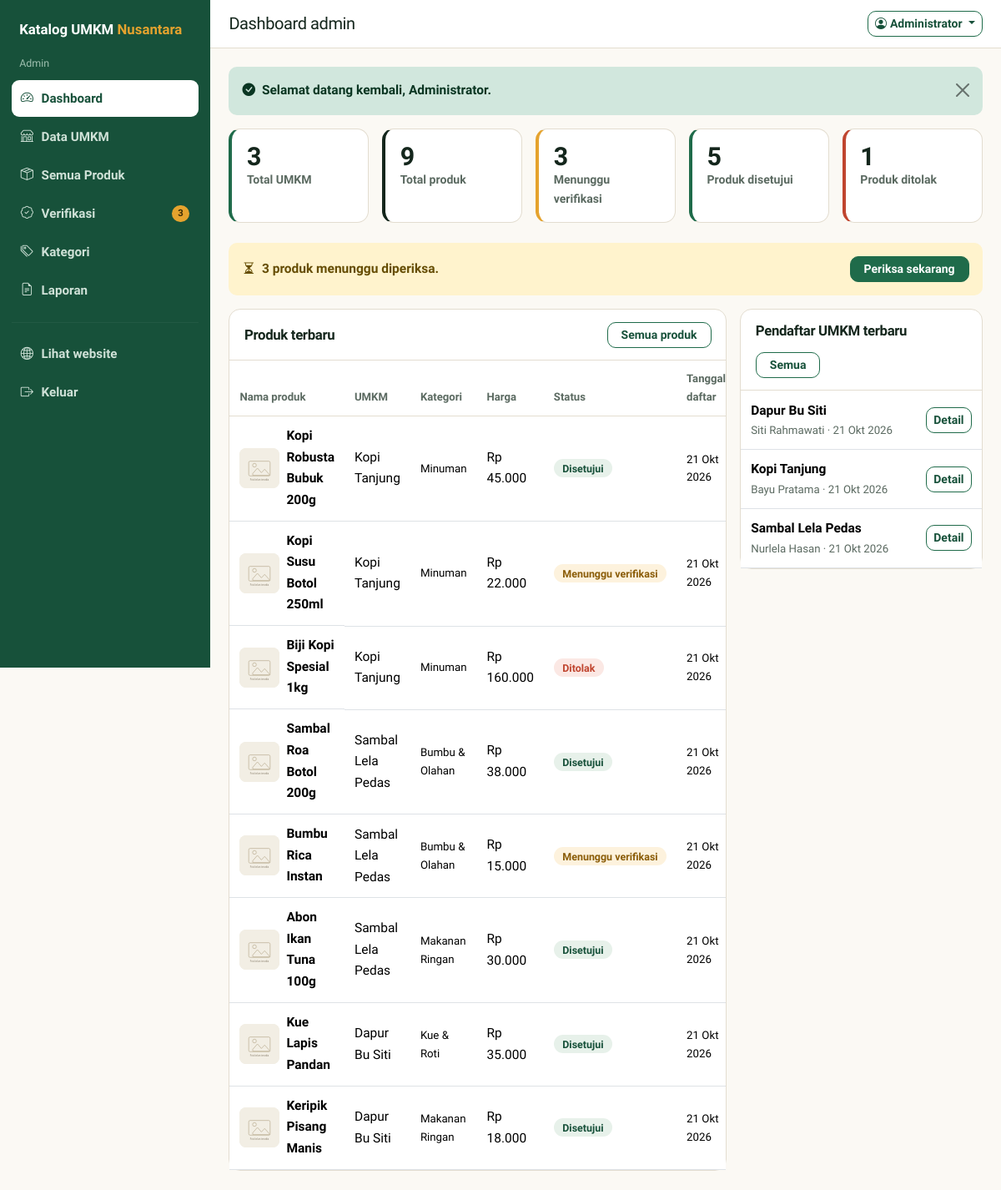
/admin/index.php (signed in), run on the app's committed database.
### tables this page shows
CREATE TABLE `products` (
  `id`               INT AUTO_INCREMENT PRIMARY KEY,
  `umkm_id`          INT NOT NULL,
  `category_id`      INT NULL,
  `nama_produk`      VARCHAR(150) NOT NULL,
  `deskripsi`        TEXT NULL,
  `harga`            DECIMAL(12,2) NOT NULL DEFAULT 0,
  `stok`             INT NOT NULL DEFAULT 0,
  `no_wa`            VARCHAR(20) NULL,            
  `foto_produk`      VARCHAR(255) NULL,
  `status`           ENUM('menunggu','disetujui','ditolak') NOT NULL DEFAULT 'menunggu',
  `alasan_penolakan` TEXT NULL,
  `created_at`       TIMESTAMP NOT NULL DEFAULT CURRENT_TIMESTAMP,
  `updated_at`       TIMESTAMP NOT NULL DEFAULT CURRENT_TIMESTAMP ON UPDATE CURRENT_TIMESTAMP,
  KEY `idx_produk_status` (`status`),
  KEY `idx_produk_umkm` (`umkm_id`),
  KEY `idx_produk_kategori` (`category_id`),
  CONSTRAINT `fk_produk_umkm` FOREIGN KEY (`umkm_id`) REFERENCES `umkm` (`id`) ON DELETE CASCADE,
  CONSTRAINT `fk_produk_kategori` FOREIGN KEY (`category_id`) REFERENCES `categories` (`id`) ON DELETE SET NULL
);

CREATE TABLE `umkm` (
  `id`           INT AUTO_INCREMENT PRIMARY KEY,
  `user_id`      INT NOT NULL,
  `nama_usaha`   VARCHAR(150) NOT NULL,
  `nama_pemilik` VARCHAR(100) NOT NULL,
  `alamat`       TEXT NULL,
  `no_telepon`   VARCHAR(20) NOT NULL,
  `deskripsi`    TEXT NULL,
  `foto_umkm`    VARCHAR(255) NULL,
  `status`       ENUM('menunggu','disetujui','ditolak') NOT NULL DEFAULT 'menunggu',
  `created_at`   TIMESTAMP NOT NULL DEFAULT CURRENT_TIMESTAMP,
  `updated_at`   TIMESTAMP NOT NULL DEFAULT CURRENT_TIMESTAMP ON UPDATE CURRENT_TIMESTAMP,
  UNIQUE KEY `uk_umkm_user` (`user_id`),
  CONSTRAINT `fk_umkm_user` FOREIGN KEY (`user_id`) REFERENCES `users` (`id`) ON DELETE CASCADE
);

CREATE TABLE `categories` (
  `id`            INT AUTO_INCREMENT PRIMARY KEY,
  `nama_kategori` VARCHAR(80) NOT NULL,
  `deskripsi`     VARCHAR(255) NULL,
  UNIQUE KEY `uk_kategori_nama` (`nama_kategori`)
);

### config/database.php (called while the page is built, shortened)
<?php
function db()
{
    static $pdo = null;
    if ($pdo === null) {
        $dsn = 'mysql:host=' . DB_HOST . ';dbname=' . DB_NAME . ';charset=utf8mb4';
        try {
            $pdo = new PDO($dsn, DB_USER, DB_PASS, [
                PDO::ATTR_ERRMODE            => PDO::ERRMODE_EXCEPTION,
                PDO::ATTR_DEFAULT_FETCH_MODE => PDO::FETCH_ASSOC,
                PDO::ATTR_EMULATE_PREPARES   => false,
            ]);
        } catch (PDOException $e) {
            error_log('Koneksi database gagal: ' . $e->getMessage());
            exit('Koneksi ke database gagal. Periksa kembali file config/database.php dan pastikan MySQL sudah berjalan.');
        }
    }
    return $pdo;
}

### admin/index.php (the view, shortened to what this page needs)
<?php
$totalUmkm = (int) db()->query('SELECT COUNT(*) FROM umkm')->fetchColumn();
$p = db()->query(
    "SELECT COUNT(*) AS total,
            SUM(status = 'menunggu')  AS menunggu,
            SUM(status = 'disetujui') AS disetujui,
            SUM(status = 'ditolak')   AS ditolak
     FROM products"
)->fetch();
$terbaru = db()->query(
    "SELECT p.id, p.nama_produk, p.harga, p.status, p.created_at, p.foto_produk,
            u.nama_usaha, c.nama_kategori
     FROM products p
     JOIN umkm u ON u.id = p.umkm_id
     LEFT JOIN categories c ON c.id = p.category_id
     ORDER BY p.created_at DESC
     LIMIT 8"
)->fetchAll();
$umkmBaru = db()->query('SELECT id, nama_usaha, nama_pemilik, created_at FROM umkm ORDER BY created_at DESC LIMIT 5')->fetchAll();
require_once APP_ROOT . '/includes/panel_header.php';
?>
<div class="row g-3 mb-4">
  <div class="col-6 col-lg-4 col-xl"><div class="statistik tepi-hijau"><div class="angka"><?= $totalUmkm ?></div><div class="label">Total UMKM</div></div></div>
  <div class="col-6 col-lg-4 col-xl"><div class="statistik tepi-tinta"><div class="angka"><?= (int) $p['total'] ?></div><div class="label">Total produk</div></div></div>
  <div class="col-6 col-lg-4 col-xl"><div class="statistik tepi-kunyit"><div class="angka"><?= (int) $p['menunggu'] ?></div><div class="label">Menunggu verifikasi</div></div></div>
  <div class="col-6 col-lg-6 col-xl"><div class="statistik tepi-hijau"><div class="angka"><?= (int) $p['disetujui'] ?></div><div class="label">Produk disetujui</div></div></div>
  <div class="col-6 col-lg-6 col-xl"><div class="statistik tepi-bata"><div class="angka"><?= (int) $p['ditolak'] ?></div><div class="label">Produk ditolak</div></div></div>
</div>
<?php if ((int) $p['menunggu'] > 0): ?>
  <div class="alert alert-warning notif d-flex justify-content-between align-items-center flex-wrap gap-2">
    <span><i class="bi bi-hourglass-split me-2"></i><?= (int) $p['menunggu'] ?> produk menunggu diperiksa.</span>
    <a class="btn btn-utama btn-sm px-3" href="<?= url('admin/produk.php?status=menunggu') ?>">Periksa sekarang</a>
  </div>
<?php endif; ?>
<div class="row g-3">
  <div class="col-xl-8">
    <div class="kotak">
      <div class="kotak-kepala">
        <h2>Produk terbaru</h2>
        <a class="btn btn-garis btn-sm px-3" href="<?= url('admin/produk.php') ?>">Semua produk</a>
      </div>
      <div class="table-responsive">
        <table class="table mb-0 align-middle">
          <thead>
            <tr>
              <th>Nama produk</th>
              <th>UMKM</th>
              <th>Kategori</th>
              <th>Harga</th>
              <th>Status</th>
              <th>Tanggal daftar</th>
            </tr>
          </thead>
          <tbody>
          <?php foreach ($terbaru as $row): ?>
            <tr>
              <td class="d-flex align-items-center gap-2">
                <img class="foto-tabel" src="<?= gambar('produk', $row['foto_produk']) ?>" alt="">
                <span class="fw-bold"><?= e($row['nama_produk']) ?></span>
              </td>
              <td><?= e($row['nama_usaha']) ?></td>
              <td class="bantuan"><?= e($row['nama_kategori'] ?? '-') ?></td>
              <td><?= rupiah($row['harga']) ?></td>
              <td><?= status_badge($row['status']) ?></td>
              <td class="bantuan"><?= tanggal_id($row['created_at']) ?></td>
            </tr>
          <?php endforeach; ?>
          </tbody>
        </table>
      </div>
    </div>
  </div>
  <div class="col-xl-4">
    <div class="kotak">
      <div class="kotak-kepala">
        <h2>Pendaftar UMKM terbaru</h2>
        <a class="btn btn-garis btn-sm px-3" href="<?= url('admin/umkm.php') ?>">Semua</a>
      </div>
      <div class="table-responsive">
        <table class="table mb-0">
          <tbody>
          <?php foreach ($umkmBaru as $u): ?>
            <tr>
              <td>
                <div class="fw-bold"><?= e($u['nama_usaha']) ?></div>
                <div class="bantuan"><?= e($u['nama_pemilik']) ?> &middot; <?= tanggal_id($u['created_at']) ?></div>
              </td>
              <td class="text-end"><a class="btn btn-garis btn-sm" href="<?= url('admin/umkm-detail.php?id=' . (int) $u['id']) ?>">Detail</a></td>
            </tr>
          <?php endforeach; ?>
          </tbody>
        </table>
      </div>
    </div>
  </div>
</div>
<?php require_once APP_ROOT . '/includes/panel_footer.php'; ?>

### includes/functions.php (shortened to what this page needs)
<?php
function e($value)
{
    return htmlspecialchars((string) $value, ENT_QUOTES, 'UTF-8');
}
function url($path = '')
{
    return BASE_URL . '/' . ltrim($path, '/');
}
function asset($path)
{
    return url('assets/' . ltrim($path, '/'));
}
function gambar($folder, $file)
{
    return asset('img/placeholder-' . ($folder === 'umkm' ? 'umkm' : 'produk') . '.svg');
}
function rupiah($angka)
{
    return 'Rp ' . number_format((float) $angka, 0, ',', '.');
}
function tanggal_id($datetime, $denganJam = false)
{
    $bulan = [1 => 'Jan', 'Feb', 'Mar', 'Apr', 'Mei', 'Jun', 'Jul', 'Agu', 'Sep', 'Okt', 'Nov', 'Des'];
    $t = strtotime($datetime);
    $hasil = date('j', $t) . ' ' . $bulan[(int) date('n', $t)] . ' ' . date('Y', $t);
    return $denganJam ? $hasil . ', ' . date('H:i', $t) : $hasil;
}
function tampilkan_notif()
{
    $peta = ['sukses' => 'success', 'gagal' => 'danger', 'info' => 'info'];
    $ikon = ['sukses' => 'check-circle-fill', 'gagal' => 'exclamation-triangle-fill', 'info' => 'info-circle-fill'];
    foreach ($_SESSION['flash'] as $f) {
        $kelas = $peta[$f['tipe']] ?? 'info';
        echo '<div class="alert alert-' . $kelas . ' alert-dismissible fade show notif" role="alert">'
           . '<i class="bi bi-' . ($ikon[$f['tipe']] ?? 'info-circle-fill') . ' me-2"></i>' . e($f['pesan'])
           . '<button type="button" class="btn-close" data-bs-dismiss="alert" aria-label="Tutup"></button></div>';
    }
}
function status_teks($status)
{
    $peta = [
        ST_MENUNGGU  => 'Menunggu verifikasi',
        ST_DISETUJUI => 'Disetujui',
        ST_DITOLAK   => 'Ditolak',
    ];
    return $peta[$status] ?? $status;
}
function status_badge($status)
{
    $kelas = [
        ST_MENUNGGU  => 'badge-menunggu',
        ST_DISETUJUI => 'badge-disetujui',
        ST_DITOLAK   => 'badge-ditolak',
    ];
    return '<span class="badge-status ' . ($kelas[$status] ?? '') . '">' . e(status_teks($status)) . '</span>';
}

### assets/css/style.css (style rules this page uses)
:root { --kertas: #fbf9f4; --kertas-tua: #f2eee4; --tinta: #14261c; --tinta-lembut: #5b6a61; --hijau: #1f6b4a; --hijau-tua: #17513a; --hijau-muda: #e7f1ea; --kunyit: #e5a32e; --kunyit-muda: #fdf2dd; --bata: #c0452f; --bata-muda: #fbe8e4; --wa: #1fae56; --garis: #e3ddd0; --radius: 14px; --bayang: 0 1px 2px rgba(20, 38, 28, .06), 0 8px 24px -16px rgba(20, 38, 28, .35); --bs-primary: #1f6b4a; --bs-primary-rgb: 31, 107, 74; --bs-body-font-family: "Plus Jakarta Sans", system-ui, -apple-system, "Segoe UI", sans-serif; }
body { background: var(--kertas); color: var(--tinta); font-family: var(--bs-body-font-family); font-size: 15.5px; line-height: 1.65; }
h1, h2, h3, h4, h5, .h1, .h2, .h3 { font-weight: 800; letter-spacing: -.02em; color: var(--tinta); }
h2 { font-size: clamp(1.4rem, 1.1rem + 1.1vw, 1.9rem); }
a { color: var(--hijau-tua); }
.btn { border-radius: 10px; font-weight: 600; }
.btn-utama { background: var(--hijau); border-color: var(--hijau); color: #fff; }
.btn-garis { border: 1.5px solid var(--hijau); color: var(--hijau-tua); background: transparent; }
.badge-status { border-radius: 999px; padding: .22rem .65rem; font-size: .78rem; font-weight: 700; white-space: nowrap; }
.badge-menunggu { background: var(--kunyit-muda); color: #8a5c07; }
.badge-disetujui { background: var(--hijau-muda); color: var(--hijau-tua); }
.badge-ditolak { background: var(--bata-muda); color: var(--bata); }
.statistik { background: #fff; border: 1px solid var(--garis); border-radius: var(--radius); padding: 1rem 1.1rem; height: 100%; }
.statistik .angka { font-size: 1.9rem; font-weight: 800; line-height: 1.1; }
.statistik .label { color: var(--tinta-lembut); font-size: .88rem; font-weight: 600; }
.statistik.tepi-hijau { border-left: 4px solid var(--hijau); }
.statistik.tepi-kunyit { border-left: 4px solid var(--kunyit); }
.statistik.tepi-bata { border-left: 4px solid var(--bata); }
.statistik.tepi-tinta { border-left: 4px solid var(--tinta); }
.kotak { background: #fff; border: 1px solid var(--garis); border-radius: var(--radius); }
.kotak-kepala { padding: .9rem 1.1rem; border-bottom: 1px solid var(--garis); display: flex; justify-content: space-between; align-items: center; gap: 1rem; flex-wrap: wrap; }
.kotak-kepala h2, .kotak-kepala h1 { font-size: 1.05rem; margin: 0; }
.table > :not(caption) > * > * { padding: .7rem .75rem; }
.table thead th { font-size: .82rem; color: var(--tinta-lembut); font-weight: 700; border-bottom-color: var(--garis); }
.table td { vertical-align: middle; }
.foto-tabel { width: 48px; height: 48px; border-radius: 8px; object-fit: cover; background: var(--kertas-tua); }
.bantuan { font-size: .83rem; color: var(--tinta-lembut); }
.notif { border: 0; border-radius: 10px; font-weight: 600; }

### data on the page
products: nama_produk "Kopi Robusta Bubuk 200g", umkm.nama_usaha "Kopi Tanjung", category.nama_kategori "Minuman", harga "Rp 45.000", status "Disetujui", created_at "21 Okt 2026"
products: nama_produk "Kopi Susu Botol 250ml", umkm.nama_usaha "Kopi Tanjung", category.nama_kategori "Minuman", harga "Rp 22.000", status "Menunggu verifikasi", created_at "21 Okt 2026"
products: nama_produk "Biji Kopi Spesial 1kg", umkm.nama_usaha "Kopi Tanjung", category.nama_kategori "Minuman", harga "Rp 160.000", status "Ditolak", created_at "21 Okt 2026"
products: nama_produk "Sambal Roa Botol 200g", umkm.nama_usaha "Sambal Lela Pedas", category.nama_kategori "Bumbu & Olahan", harga "Rp 38.000", status "Disetujui", created_at "21 Okt 2026"
products: nama_produk "Bumbu Rica Instan", umkm.nama_usaha "Sambal Lela Pedas", category.nama_kategori "Bumbu & Olahan", harga "Rp 15.000", status "Menunggu verifikasi", created_at "21 Okt 2026"
products: nama_produk "Abon Ikan Tuna 100g", umkm.nama_usaha "Sambal Lela Pedas", category.nama_kategori "Makanan Ringan", harga "Rp 30.000", status "Disetujui", created_at "21 Okt 2026"
products: nama_produk "Kue Lapis Pandan", umkm.nama_usaha "Dapur Bu Siti", category.nama_kategori "Kue & Roti", harga "Rp 35.000", status "Disetujui", created_at "21 Okt 2026"
products: nama_produk "Keripik Pisang Manis", umkm.nama_usaha "Dapur Bu Siti", category.nama_kategori "Makanan Ringan", harga "Rp 18.000", status "Disetujui", created_at "21 Okt 2026"
umkm: nama_usaha "Dapur Bu Siti", nama_pemilik "Siti Rahmawati", created_at "21 Okt 2026"
umkm: nama_usaha "Kopi Tanjung", nama_pemilik "Bayu Pratama", created_at "21 Okt 2026"
umkm: nama_usaha "Sambal Lela Pedas", nama_pemilik "Nurlela Hasan", created_at "21 Okt 2026"

### other printed values
$peran "Admin"
$m[0] "Dashboard"
$m[0] "Data UMKM"
$m[0] "Semua Produk"
$m[0] "Verifikasi"
$m[3] "3"
$m[0] "Kategori"
$m[0] "Laporan"
$judul "Dashboard admin"
$u['nama'] "Administrator"
$f['pesan'] "Selamat datang kembali, Administrator."
$totalUmkm "3"
$p['total'] "9"
$p['menunggu'] "3"
$p['disetujui'] "5"
